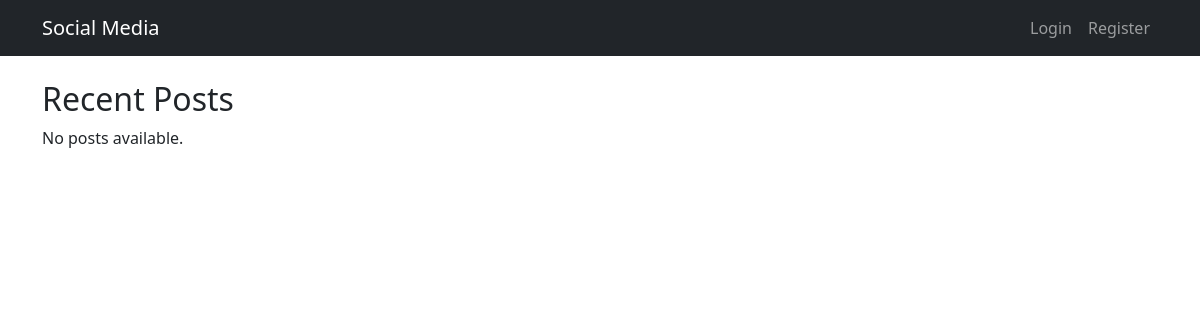
Before: / with the older database file.
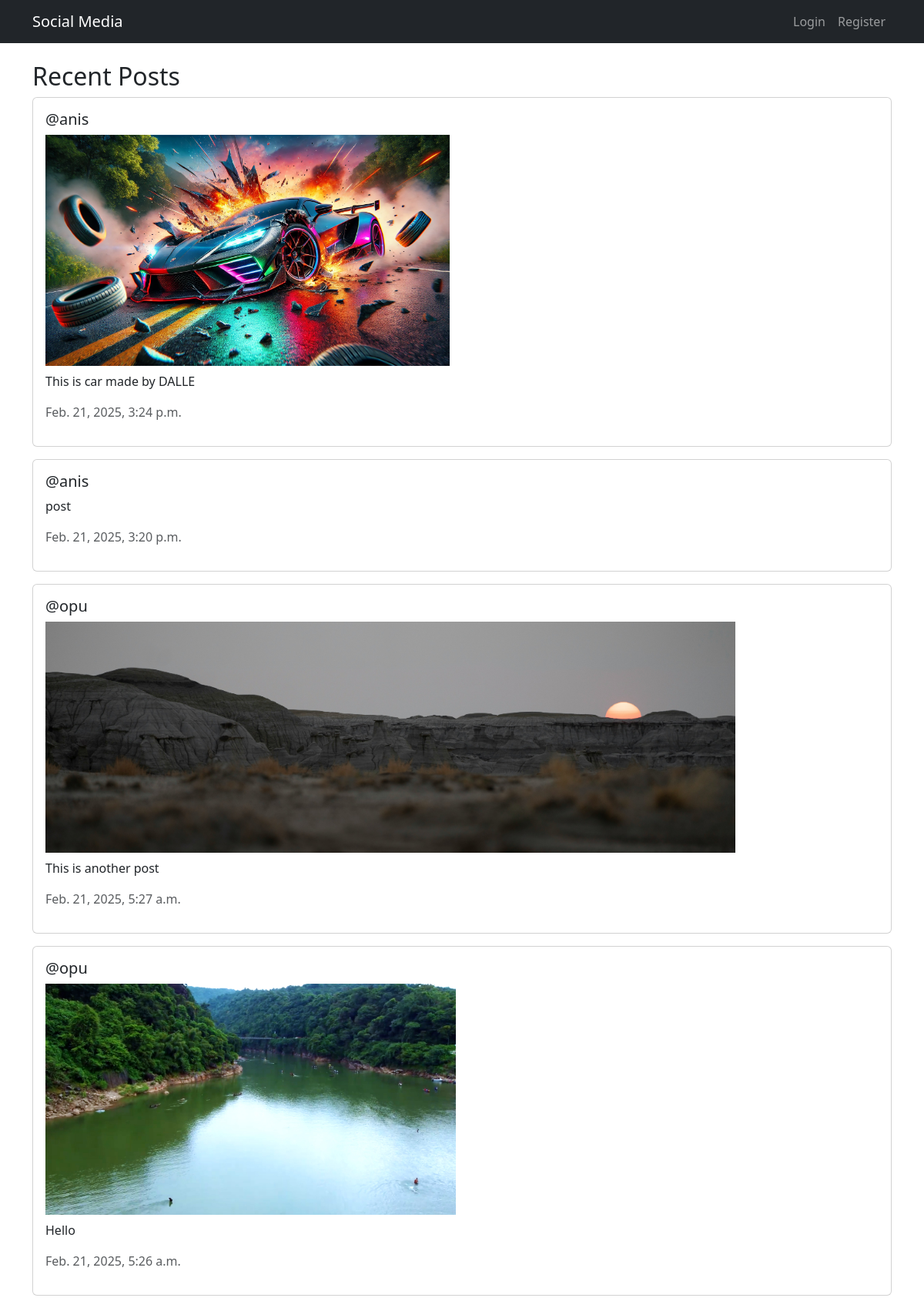
After: the same page with the newer database file.
### posts/models.py (models this page shows, shortened)
class Post(models.Model):
    user = models.ForeignKey(User, on_delete=models.CASCADE)
    content = models.TextField()
    image = models.ImageField(upload_to='post_images/', blank=True, null=True)
    created_at = models.DateTimeField(auto_now_add=True)

### posts/views.py (the view)
# urls.py: path('', views.home, name='home'),
def home(request):
    posts = Post.objects.all().order_by('-created_at')
    return render(request, 'home.html', {'posts': posts})

### posts/templates/home.html (shortened to what this page needs)
{% extends 'base.html' %}
{% block content %}
<h2>Recent Posts</h2>
{% if posts %}
{% for post in posts %}
<div class="card mb-3">
    <div class="card-body">
        <h5 class="card-title">@{{ post.user.username }}</h5>
        {% if post.image %}
        <img src="{{ post.image.url }}" class="img-fluid mb-2" alt="Post Image" style="max-height: 300px;">
        {% endif %}
        <p class="card-text">{{ post.content }}</p>
        <p class="text-muted">{{ post.created_at }}</p>
    </div>
</div>
{% endfor %}
{% else %}
<p>No posts available.</p>
{% endif %}
{% endblock %}

### templates/base.html (shortened to what this page needs)
<!DOCTYPE html>
<html lang="en">
<head>
    <link href="https://cdn.jsdelivr.net/npm/bootstrap@5.3.2/dist/css/bootstrap.min.css" rel="stylesheet">
</head>
<body>
    <nav class="navbar navbar-expand-lg navbar-dark bg-dark">
        <div class="container">
            <a class="navbar-brand" href="{% url 'home' %}">Social Media</a>
            <div class="collapse navbar-collapse">
                <ul class="navbar-nav ms-auto">
                    {% if user.is_authenticated %}
                    <li class="nav-item">
                        <a class="nav-link" href="{% url 'profile' user.username %}">Profile</a>
                    </li>
                    <li class="nav-item">
                        <a class="nav-link" href="{% url 'create_post' %}">Create Post</a>
                    </li>
                    <li class="nav-item">
                        <a class="nav-link text-danger" href="{% url 'logout' %}">Logout</a>
                    </li>
                    {% else %}
                    <li class="nav-item">
                        <a class="nav-link" href="{% url 'login' %}">Login</a>
                    </li>
                    <li class="nav-item">
                        <a class="nav-link" href="{% url 'register' %}">Register</a>
                    </li>
                    {% endif %}
                </ul>
            </div>
        </div>
    </nav>
    <div class="container mt-4">
        {% block content %}{% endblock %}
    </div>
</body>
</html>

Changed rows visible on the page:
added Post: user.username "anis", image (picture), content "This is car made by DALLE", created_at "Feb. 21, 2025, 3:24 p.m."
added Post: user.username "anis", content "post", created_at "Feb. 21, 2025, 3:20 p.m."
added Post: user.username "opu", image (picture), content "This is another post", created_at "Feb. 21, 2025, 5:27 a.m."
added Post: user.username "opu", image (picture), content "Hello", created_at "Feb. 21, 2025, 5:26 a.m."
Other visible differences:
text no longer shown: "No posts available."
